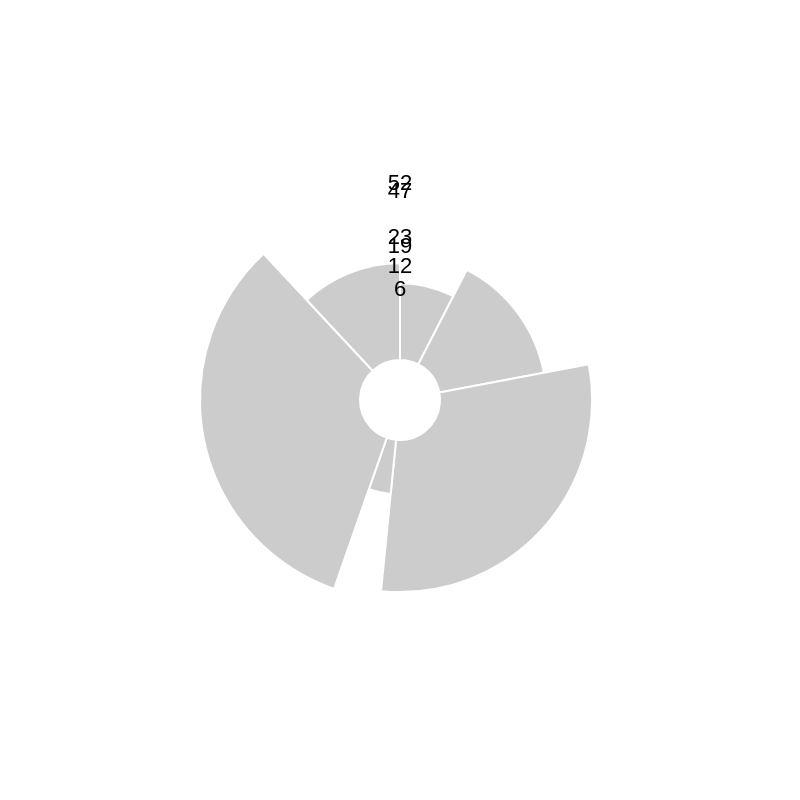

Express this chart as Vega-Lite.
### Vega specification from a JSON file in a GitHub repository (floating-point values rounded to 4 significant figures)
{"width": 400, "height": 400, "data": [{"name": "table", "values": [12, 23, 47, 6, 52, 19], "transform": [{"type": "pie", "field": "data"}]}], "scales": [{"name": "r", "type": "sqrt", "domain": {"data": "table", "field": "data"}, "zero": true, "range": [20, 100]}], "marks": [{"type": "arc", "from": {"data": "table"}, "encode": {"enter": {"x": {"field": {"group": "width"}, "mult": 0.5}, "y": {"field": {"group": "height"}, "mult": 0.5}, "startAngle": {"field": "startAngle"}, "endAngle": {"field": "endAngle"}, "innerRadius": {"value": 20}, "outerRadius": {"scale": "r", "field": "data"}, "stroke": {"value": "#fff"}}, "update": {"fill": {"value": "#ccc"}}, "hover": {"fill": {"value": "pink"}}}}, {"type": "text", "from": {"data": "table"}, "encode": {"enter": {"x": {"field": {"group": "width"}, "mult": 0.5}, "y": {"field": {"group": "height"}, "mult": 0.5}, "radius": {"scale": "r", "field": "data", "offset": 8}, "theta": {"expr": "(datum.startAngle + datum.endAngle)/2"}, "fill": {"value": "#000"}, "align": {"value": "center"}, "baseline": {"value": "middle"}, "text": {"field": "data"}}}}]}
